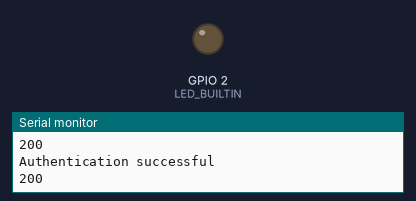
A sketch run on a simulated ESP32. Shown: output pins drawn as LEDs (lit = HIGH), the last lines printed to the serial monitor. WiFi joins after 1.5 s; servers stay silent unless stated; uploads are accepted with an empty reply.

Above: at 4.1 s.
At 9.35 s:
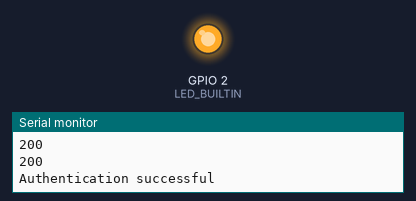
Timing chart, 0 to 10.2 s (numbered marks = the images above):
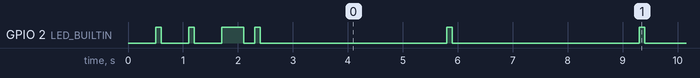

Measured:
- by itself, GPIO 2 (LED_BUILTIN): HIGH → LOW at 0.60 s, → HIGH 0.50 s later, → LOW 0.10 s later, → HIGH 0.50 s later, … (79 changes in this stretch)

The sketch:

autoauthenticator.ino
```cpp
#include <WiFi.h>
#include <Wire.h>
#include <HTTPClient.h>
#define LED_BUILTIN 2
#define AP_SSID "samurai" //Use your own wifi SSID
#define AP_PASSWORD "" // leaves empty if open wifi

TaskHandle_t Task1;
TaskHandle_t Task2;

void setup() {

  pinMode(LED_BUILTIN, OUTPUT);
  Serial.begin(115200);

 // Connecting to the WIFI
  WiFi.begin(AP_SSID, AP_PASSWORD);

  while (WiFi.status() != WL_CONNECTED) {
    delay(500);
    Serial.println("Connecting to WiFi..");
    digitalWrite(LED_BUILTIN, HIGH);
    delay(100);
    digitalWrite(LED_BUILTIN,LOW);
  }
  digitalWrite(LED_BUILTIN, HIGH);
  delay(300);
  digitalWrite(LED_BUILTIN,LOW);
  Serial.println("Connected to the WiFi network");

  xTaskCreatePinnedToCore(
                    Task1code,   // Task function.
                    "Task1",     // name of task.
                    10000,       // Stack size of task
                    NULL,        // parameter of the task
                    1,           // priority of the task
                    &Task1,      // Task handle to keep track of created task
                    0);          // pin task to core 0


  xTaskCreatePinnedToCore(
                    Task2code,   // Task function.
                    "Task2",     // name of task.
                    10000,       // Stack size of task
                    NULL,        // parameter of the task
                    1,           // priority of the task
                    &Task2,      // Task handle to keep track of created task
                    1);          // pin task to core 1

}

void Task1code(void * pvParameters) //This code runs on 1st core(CORE0) of the esp32
{

  // Login to Captive Portal
  loginportal:

  HTTPClient login;
  login.begin("Captive portal URL"); //put your own url
  login.addHeader("Accept", "*/*");
  login.addHeader("Accept-Language", "en-US,en;q=0.9");
  login.addHeader("Connection", "keep-alive");
  login.addHeader("Content-Type", "application/x-www-form-urlencoded");
  login.addHeader("Origin", "<HEADER URL>");
  login.addHeader("Referer", "<HEADER URL>");
  login.addHeader("User-Agent", "Mozilla/5.0 (Windows NT 10.0; Win64; x64) AppleWebKit/537.36 (KHTML, like Gecko) Chrome/119.0.0.0 Safari/537.36 Edg/119.0.0.0");
  String body = "mode=''&username=<USERNAME>&password=<YOUR PASS>";
  int res = login.POST(body);
  Serial.println(res);

  if (res == 200) {
    Serial.println("Authentication successful");
    digitalWrite(LED_BUILTIN, HIGH);
    delay(100);
    digitalWrite(LED_BUILTIN,LOW);
    //This additional code is only nessesary to keep the connection alive. If it is not required then comment the code below until "void Task2code" function
    while (true){
           delay(3000);
           HTTPClient livemode;
           livemode.begin("<URL TO INVOKE THE CAPTIVE PORTAL SERVER"); //put your own url
           login.addHeader("Accept", "*/*");
           login.addHeader("Accept-Language", "en-US,en;q=0.9");
           login.addHeader("Connection", "keep-alive");
           login.addHeader("Content-Type", "application/x-www-form-urlencoded");
           login.addHeader("Referer", "<HEADER URL>");
           login.addHeader("User-Agent", "Mozilla/5.0 (Windows NT 10.0; Win64; x64) AppleWebKit/537.36 (KHTML, like Gecko) Chrome/119.0.0.0 Safari/537.36 Edg/119.0.0.0");
           int gt = livemode.GET();
           if(gt!= 200){
            break;
           }
           Serial.println(gt);
           Serial.println("Connection link alive");
           digitalWrite(LED_BUILTIN, HIGH);
           delay(100);
           digitalWrite(LED_BUILTIN, LOW);
           }
           goto loginportal;
  } else {
    Serial.println("Authentication not successful");
    delay(1000);
    goto loginportal;
  }

}

void Task2code(void * pvParameters) //This code runs on 2nd core(CORE1) of esp32
{
for(;;) {
  HTTPClient http;
  http.begin("https://www.google.com");
  int resp = http.GET();
  if( resp = 200) {
    Serial.println(resp); // status code
    Serial.println(http.getString()); // API response
  }
   else {
    Serial.println("Request Failed");
  }
  delay(2000);
  }}


void loop() {
  // put your main code here, to run repeatedly:

}
```
